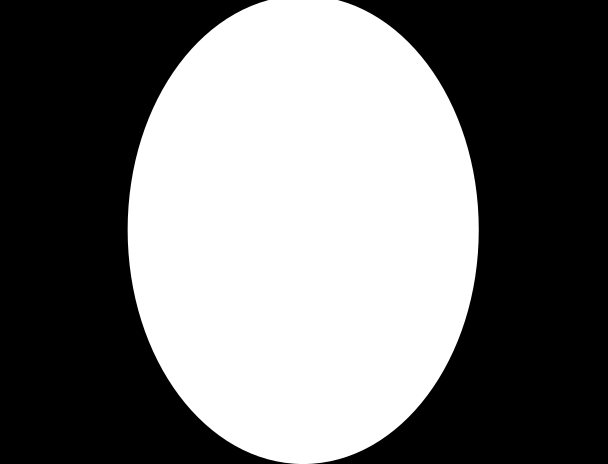
%> input picture stimuli/SHINE_toolbox/SHINE_TEMPLATE/template14.png, 608 x 464 px, given in place of F07_NE-HA_output01.PNG, which was not available; the run also reads 1 picture not shown here
$ octave createStimuli_fMRI.m   (GNU Octave 9; MATLAB toolbox functions it lacks are replaced by stand-ins)
%> lines starting %> are read from the running program, lines starting %| are printed output that depends on the picture; in (x1, y1, x2, y2) boxes, pixels count from 0 and x2, y2 are one past the last pixel; in counts of white or black regions, pixels touching at a corner belong together; the program's own positions count from 1; pictures that were not available may be replaced by others from this repository, and a replacement may not be noted
### stimuli/wavestrapping-master/elipsurr2.m
function f=elipsurr2(s,n,wv,cz,rad);
%  Creates surrogate data by permuting wavelet coefficents for 2-D data
%  Permutes a central ellipitcal region.

%  Written by M.B. - some commenting by A.M.P.
% s = input image
% n = spatial scale
% wv = wavelet type
% cz = resampling scheme (1 = permute; 2 = rotate)
% rad = radius measures

% defaults
if nargin<3, wv='db2'; end,
if nargin<2 n=8; end
if nargin<4, cz=1; end    %choice of resampling scheme
if nargin<5, rad=[0 0]; end		%size of resampling window
if length(rad)<2, rad(1,2)=rad(1,1); end
[rr,col] = size(s); dim=1; N=max(n);
if ndims(s)>2, [rr,col,dim]=size(s); end
for j=1:dim;
   [c(j,:),l]=wavedec2(s(:,:,j),N,wv); % perform 2-D wavelet decomposition
end
cc=c;

% wavestrap
for i=n, ch=[]; cv=[]; cd=[]; i;
   st=sum(100*clock);
   nl1=l(N+2-i,1); nl2=l(N+2-i,2); m1=ceil(nl1/2); m2=ceil(nl2/2);
   %r=zeros(1,nl2);
   for ii=1:nl1,						%Create mtx to be randomized
      r(i,ii)=floor(rad(1,1)/rad(1,2)*real(sqrt((rad(1,2)^2)/(2^(2*i))-(m1-ii)^2)));
   end
   for j=1:dim;
      ch=detcoef2('h',c(j,:),l,i);
      cv=detcoef2('v',c(j,:),l,i);
      cd=detcoef2('d',c(j,:),l,i);
      rand('state',st);
      if cz==1,
         for ii=1:nl1, ch(ii,m1-r(i,ii):m1+r(i,ii))=permtx(ch(ii,m1-r(i,ii):m1+r(i,ii))); end
      elseif cz==2,
         for ii=1:nl1, ch(ii,m1-r(i,ii):m1+r(i,ii))=rotmtx(ch(ii,m1-r(i,ii):m1+r(i,ii))); end
      else
         for ii=1:nl1, ch(ii,m1-r(i,ii):m1+r(i,ii))=blkmtx(ch(ii,m1-r(i,ii):m1+r(i,ii))); end
      end
      %rand('state',st);
      if cz==1,
         for ii=1:nl1, cv(ii,m1-r(i,ii):m1+r(i,ii))=permtx(cv(ii,m1-r(i,ii):m1+r(i,ii))); end
      elseif cz==2,
         for ii=1:nl1, cv(ii,m1-r(i,ii):m1+r(i,ii))=rotmtx(cv(ii,m1-r(i,ii):m1+r(i,ii))); end
      else
         for ii=1:nl1, cv(ii,m1-r(i,ii):m1+r(i,ii))=blkmtx(cv(ii,m1-r(i,ii):m1+r(i,ii))); end
      end
      %rand('state',st);
      if cz==1,
         for ii=1:nl1, cd(ii,m1-r(i,ii):m1+r(i,ii))=permtx(cd(ii,m1-r(i,ii):m1+r(i,ii))); end
      elseif cz==2,
         for ii=1:nl1, cd(ii,m1-r(i,ii):m1+r(i,ii))=rotmtx(cd(ii,m1-r(i,ii):m1+r(i,ii))); end
      else
         for ii=1:nl1, cd(ii,m1-r(i,ii):m1+r(i,ii))=blkmtx(cd(ii,m1-r(i,ii):m1+r(i,ii))); end
      end
      ch=reshape(ch,1,nl1*nl2);
		cv=reshape(cv,1,nl1*nl2);
      cd=reshape(cd,1,nl1*nl2);
      cc(j,l(1,1)*l(1,2)+3*sum(l(2:N+1-i,1).*l(2:N+1-i,2))+1: ...
         l(1,1)*l(1,2)+3*sum(l(2:N+1-i,1).*l(2:N+1-i,2))+nl1*nl2)=ch;
      cc(j,l(1,1)*l(1,2)+3*sum(l(2:N+1-i,1).*l(2:N+1-i,2))+l(N+2-i,1)*l(N+2-i,2)+1:...
         l(1,1)*l(1,2)+3*sum(l(2:N+1-i,1).*l(2:N+1-i,2))+2*nl1*nl2)=cv;
      cc(j,l(1,1)*l(1,2)+3*sum(l(2:N+1-i,1).*l(2:N+1-i,2))+2*l(N+2-i,1)*l(N+2-i,2)+1:...
         l(1,1)*l(1,2)+3*sum(l(2:N+1-i,1).*l(2:N+1-i,2))+3*nl1*nl2)=cd;
   end
end
for j=1:dim
   f(:,:,j)=waverec2(cc(j,:),l,wv); % And finally perform multilevel 2-D wavelet reconstruction
end

### wavestrapping-master/rectsurr2.m
function f=rectsurr2(s,n,wv,cz,frac);
%  Creates surrogate data by permuting wavelet coefficents for 2-D data
%  Permutes a central rectangular region. This is done as a fraction of the
%  image size - equal fraction in both x and y directions. This could be
%  easily changed if needed.

%  Written by M.B. - some commenting by A.M.P.

% s = input image
% n = spatial scale
% wv = wavelet type
% cz = resampling scheme (1 = permute; 2 = rotate)
% frac = fraction of image size to wavestrap

% defaults
if nargin<3, wv='db2'; end,
if nargin<2 n=8; end
if nargin<4, cz=1; end    %choice of resampling scheme
if nargin<5, frac=2/3; end		%size of resampling window

[rr,col] = size(s); dim=1; N=max(n);
if ndims(s)>2, [rr,col,dim]=size(s); end
for j=1:dim;
   [c(j,:),l]=wavedec2(s(:,:,j),N,wv); % perform 2-D wavelet decomposition
end
cc=c;

% And now wavestrap
for i=n, ch=[]; cv=[]; cd=[]; i;
    st=sum(100*clock);
    nl1=l(N+2-i,1); nl2=l(N+2-i,2);
    startRow = round((1-frac)/2*nl1)+1;
    endRow = round(frac*nl1)+startRow-1;
    startCol = round((1-frac)/2*nl2)+1;
    endCol = round(frac*nl2)+startRow-1;

   for j=1:dim;
      ch=detcoef2('h',c(j,:),l,i);
      cv=detcoef2('v',c(j,:),l,i);
      cd=detcoef2('d',c(j,:),l,i);
      rand('state',st);
      if cz==1,
         ch(startRow:endRow,startCol:endCol)=permtx(ch(startRow:endRow,startCol:endCol));
      elseif cz==2,
         ch(startRow:endRow,startCol:endCol)=rotmtx(ch(startRow:endRow,startCol:endCol));
      else
         ch(startRow:endRow,startCol:endCol)=blkmtx(ch(startRow:endRow,startCol:endCol));
      end
      %rand('state',st);
      if cz==1,
         cv(startRow:endRow,startCol:endCol)=permtx(cv(startRow:endRow,startCol:endCol));
      elseif cz==2,
         cv(startRow:endRow,startCol:endCol)=rotmtx(cv(startRow:endRow,startCol:endCol));
      else
         cv(startRow:endRow,startCol:endCol)=blkmtx(cv(startRow:endRow,startCol:endCol));
      end
      %rand('state',st);
      if cz==1,
         cd(startRow:endRow,startCol:endCol)=permtx(cd(startRow:endRow,startCol:endCol));
      elseif cz==2,
         cd(startRow:endRow,startCol:endCol)=rotmtx(cd(startRow:endRow,startCol:endCol));
      else
         cd(startRow:endRow,startCol:endCol)=blkmtx(cd(startRow:endRow,startCol:endCol));
      end
      ch=reshape(ch,1,nl1*nl2);
		cv=reshape(cv,1,nl1*nl2);
      cd=reshape(cd,1,nl1*nl2);
      cc(j,l(1,1)*l(1,2)+3*sum(l(2:N+1-i,1).*l(2:N+1-i,2))+1: ...
         l(1,1)*l(1,2)+3*sum(l(2:N+1-i,1).*l(2:N+1-i,2))+nl1*nl2)=ch;
      cc(j,l(1,1)*l(1,2)+3*sum(l(2:N+1-i,1).*l(2:N+1-i,2))+l(N+2-i,1)*l(N+2-i,2)+1:...
         l(1,1)*l(1,2)+3*sum(l(2:N+1-i,1).*l(2:N+1-i,2))+2*nl1*nl2)=cv;
      cc(j,l(1,1)*l(1,2)+3*sum(l(2:N+1-i,1).*l(2:N+1-i,2))+2*l(N+2-i,1)*l(N+2-i,2)+1:...
         l(1,1)*l(1,2)+3*sum(l(2:N+1-i,1).*l(2:N+1-i,2))+3*nl1*nl2)=cd;
   end
end
for j=1:dim
   f(:,:,j)=waverec2(cc(j,:),l,wv); % And finally perform multilevel 2-D wavelet reconstruction
end

### stimuli/wavestrapping-master/createStimuli_fMRI.m
%% createStimuli_fMRI.m
%  This script demonstrates how to apply wavestrapping to disrupt natural
%  image structure at specific spatial scales. The procedure outlined here
%  was used to construct the stimuli used in the fMRI experiment described
%  in Section 3 of the following paper:
%  Puckett AM, Schira MM, Isherwood ZJ, Victor JD, Roberts JA, and
%  Breakspear M. (2020) "Manipulating the structure of natural scenes using
%  wavelets to study the functional architecture of perceptual hierarchies
%  in the brain" NeuroImage.
%  https://www.sciencedirect.com/science/article/pii/S1053811920306595

%  Written by A.M.P. sometime back in 2013/2014. Revised 2020.

%% Clear and set
clear
dwtmode('per')

%% Input
% This is demonstrated using a single image from the Zurich Natural Image
% Database (https://www.tu-chemnitz.de/physik/PHKP/ZurichNatImgDB.html.en).

% Note that it is set up to run over all 50 of the images used in our study.
imName = {'DSCN2188';'F07_NE-HA_output01';'F33_NE-HA_output01';'F11_NE-HA_output01';...
    'F11_NE-HA_output31'};

% Define wavestrapping parameters
wv = 'db3'; % Which wavelet: use 6th order Daubechies wavelet
cz = 1; % Which resampling scheme: 1 = permute, 2 = rotate

% Now define spatial scale levels
% Images that are 1536x1536 (like that used here) appear to be affected up
% to level 10. We will be targeting different levels to construct our stimuli.
nNoise = 1:8;% [1 2 3 4 5 6 7 8 9 10]; % So to destroy ALL structure, must target all 10 scales
nS1 = 3; % Fine scale (see publication for more details)
nS2 = 5; % Coarse scale
nS12 = [3 5]; % Both fine and coarse scale
nAllButS12 = [1 2 4 6 7 8 9 10]; % All scales except fine and coarse

rads=[230 230];%[230 172];

origImageDim = [464 464];% [1536 1536]; %image dimensions of original
N = 464;%768; % will end up resizing to 768 x 768

%% Create stimuli
for j = 2:5 % Can be used to loop over all stimuli listed above. Here only using one image.

    %Read image in, convert to grayscale, and make square.
    inImage = imread(strcat('stimuli_fMRI/',imName{j},'.PNG'));
%> inImage is the input picture: size 464x608x3 uint8; min 0, max 255, mean 116.6
    template = imread(strcat('stimuli_fMRI/template2.PNG'));
    template = template(:,:,1)~=0;
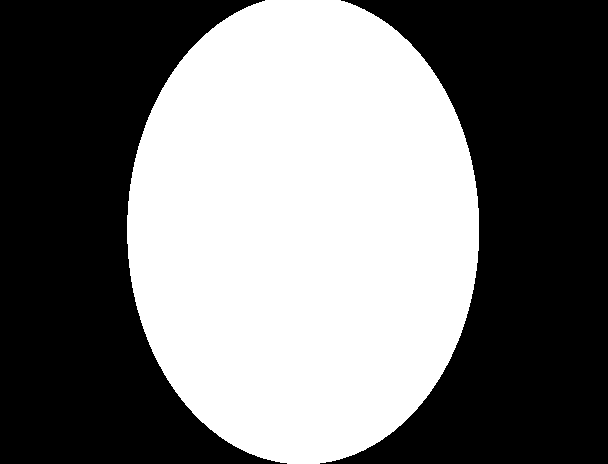
%> template: size 464x608 logical; 46% white; 1 white region, box (x1, y1, x2, y2) and area: (127, 0, 479, 464) 129731
    %inImage = rgb2gray(inImage);
    imageOrig = im2double(inImage);
    % imageOrig = imageOrig.*template;
    template = template(:,round((size(imageOrig,2)-origImageDim(1))/2):size(imageOrig,2)-round((size(imageOrig,2)-origImageDim(2))/2)-1);
%> template: size 464x464 logical; 60.3% white; 2 black regions, box (x1, y1, x2, y2) and area: (0, 0, 216, 464) 42873, (249, 0, 464, 464) 42692
    imageOrig = imageOrig(:,round((size(imageOrig,2)-origImageDim(1))/2):size(imageOrig,2)-round((size(imageOrig,2)-origImageDim(2))/2)-1);
%> imageOrig: size 464x464 double


    % Now we start to construct the stimuli for the different experimental
    % blocks ('B' used to denote different blocks).

    % B1, B2_1, B7_1
    imageOrigResize = imageOrig;
    %imageOrigResize = imageOrig(111:1426,111:1426);
    %imageOrigResize = imresize(imageOrigResize,0.5835);
    imwrite(im2uint8(imageOrigResize),strcat('stimuli_fMRI/B1/N1S0F0R0_',num2str(j),'_1.tiff'))
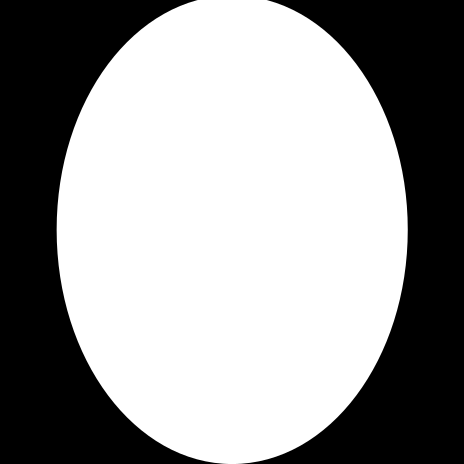
%> saved as N1S0F0R0_2_1.tiff: size 464x464 uint8; min 0, max 255, mean 152.8
    imwrite(im2uint8(imageOrigResize),strcat('stimuli_fMRI/B2/N1S1F1R1_',num2str(j),'_1.tiff'))
    imwrite(im2uint8(imageOrigResize),strcat('stimuli_fMRI/B7/N1S2F1R1_',num2str(j),'_1.tiff'))

    % B2_2
    %imageN1S1F1R1 = rectsurr2(imageOrig, nS1, wv, cz, 19/20); % wavestrap using rectsurr2
    % rectsur2 resampled a central rectangular region. Here we are resampling the
    % inner 19/20ths while leaving a 1/20 border untouched. Then we crop.
    % This approach was chosen due to issues with edge artifacts.
    imageN1S1F1R1 = elipsurr2(imageOrig, nS1, wv, cz, rads);
%> the loop in elipsurr2, `for j=1:dim;` made 1 pass
%> l on pass 1: [58 58; 58 58; 116 116; 232 232; 464 464]
%> the loop in elipsurr2, `for i=n, ch=[]; cv=[]; cd=[]; i;` made 1 pass
%> (nl1, nl2, m1, m2) on pass 1: (58, 58, 29, 29)
%> after the loop in elipsurr2, `for i=n, ch=[]; cv=[]; cd=[]; i;`: cd = 3364 values, max 1.43 at index 1561, min -1.44 at index 1222, mean -0.000497; ch = 3364 values, max 2.42 at index 2031, min -4.08 at index 2030, mean -0.00247; cv = 3364 values, max 2.23 at index 2540, min -2.23 at index 2518, mean 0.00229; r = 58 columns, first 8: [0 0 0 0 0 0 0 0; 0 0 0 0 0 0 0 0; 6 9 12 14 15 17 18 19]
    %imageN1S1F1R1Resize = imageN1S1F1R1(111:1426,111:1426); %Crop
    %imageN1S1F1R1Resize = imresize(imageN1S1F1R1Resize,0.5835); %Now resize
    imageN1S1F1R1Resize = imageN1S1F1R1;

    %Adjust amplitudes so histogram of wavestrapped image matches original
    X=imageOrigResize(:);
    sX=imageN1S1F1R1Resize(:); %wavelet shuffled image
    M(:,1)=sX; M(:,2)=1:N^2;
    M=sortrows(M,1);
    M(:,1)=sortrows(X);
    M=sortrows(M,2);
    Y=reshape(M(:,1),N,N); %surrogate image with amplitude spectra of natural one
        Y=Y.*template;
        Y=Y+mean(mean(Y)).*~template;
    %Write out image and clear some variables
    imwrite(im2uint8(Y),strcat('stimuli_fMRI/B2/N1S1F1R1_',num2str(j),'_2.tiff'))
    clear sX M Y

    % B3
    for k = 1:16
        imageN1S1F2R1 = rectsurr2(imageOrig, nS1, wv, cz, 19/20);
        %imageN1S1F2R1Resize = imageN1S1F2R1(111:1426,111:1426);
        %imageN1S1F2R1Resize = imresize(imageN1S1F2R1Resize,0.5835);
        imageN1S1F2R1Resize = imageN1S1F2R1;

        %Adjust amplitudes so histogram of degraded iamge matches natural
        sX=imageN1S1F2R1Resize(:);
        M(:,1)=sX; M(:,2)=1:N^2;
        M=sortrows(M,1);
        M(:,1)=sortrows(X);
        M=sortrows(M,2);
        Y=reshape(M(:,1),N,N);
        Y=Y.*template;
        Y=Y+mean(mean(Y)).*~template;
        imwrite(im2uint8(Y),strcat('stimuli_fMRI/B3/N1S1F2R1_',num2str(j),'_',num2str(k),'.tiff'))
        clear sX M Y
    end
%> this loop made 16 passes
%> pass 1, `imageN1S1F2R1 = rectsurr2(imageOrig, nS1, wv, cz, 19/20);`:
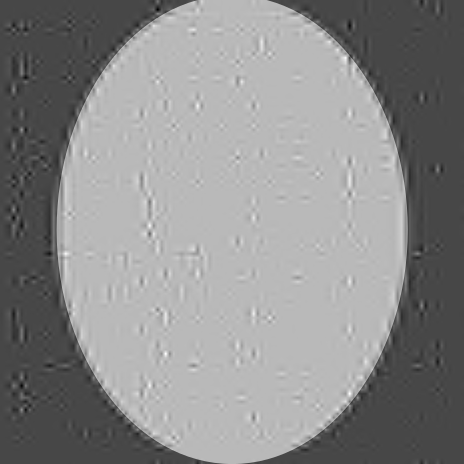
%> imageN1S1F2R1: size 464x464 double; min -0.63, max 1.61, mean 0.599; drawn with min black and max white

    % B7_2
    imageN1S2F1R1 = rectsurr2(imageOrig, nS2, wv, cz, 19/20);
    %imageN1S2F1R1Resize = imageN1S2F1R1(111:1426,111:1426);
    %imageN1S2F1R1Resize = imresize(imageN1S2F1R1Resize,0.5835);
    imageN1S2F1R1Resize = imageN1S2F1R1;

    %Adjust amplitudes so histogram of degraded iamge matches natural
    sX=imageN1S2F1R1Resize(:);
    M(:,1)=sX; M(:,2)=1:N^2;
    M=sortrows(M,1);
    M(:,1)=sortrows(X);
    M=sortrows(M,2);
    Y=reshape(M(:,1),N,N);
            Y=Y.*template;
        Y=Y+mean(mean(Y)).*~template;
    imwrite(im2uint8(Y),strcat('stimuli_fMRI/B7/N1S2F1R1_',num2str(j),'_2.tiff'))
    clear sX M Y

    % B8
    for k = 1:16
        imageN1S2F2R1 = rectsurr2(imageOrig, nS2, wv, cz, 19/20);
        %imageN1S2F2R1Resize = imageN1S2F2R1(111:1426,111:1426);
        %imageN1S2F2R1Resize = imresize(imageN1S2F2R1Resize,0.5835);
        imageN1S2F2R1Resize = imageN1S2F2R1;

        %Adjust amplitudes so histogram of degraded iamge matches natural
        sX=imageN1S2F2R1Resize(:);
        M(:,1)=sX; M(:,2)=1:N^2;
        M=sortrows(M,1);
        M(:,1)=sortrows(X);
        M=sortrows(M,2);
        Y=reshape(M(:,1),N,N);
        Y=Y.*template;
        Y=Y+mean(mean(Y)).*~template;
        imwrite(im2uint8(Y),strcat('stimuli_fMRI/B8/N1S2F2R1_',num2str(j),'_',num2str(k),'.tiff'))
        clear sX M Y
    end
%> this loop made 16 passes
%> pass 1, `imageN1S2F2R1 = rectsurr2(imageOrig, nS2, wv, cz, 19/20);`:
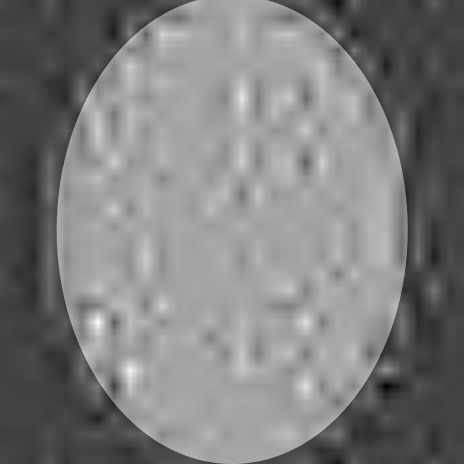
%> imageN1S2F2R1: size 464x464 double; min -0.686, max 1.93, mean 0.6; drawn with min black and max white

    % ----------------

    % All noise blocks:
    % imageNoiseAllButS12 = rectsurr2(imageOrig, nNoise, wv, cz, 19.6/20);  %it is mixing ALL scales
    imageNoiseAllButS12 = elipsurr2(imageOrig, 1:10, wv, cz, rads);
%> the loop in elipsurr2 (call 2), `for i=n, ch=[]; cv=[]; cd=[]; i;` made 10 passes
%> (nl1, nl2, m1, m2) on passes 1 to 10: (232, 232, 116, 116), (116, 116, 58, 58), (58, 58, 29, 29), (29, 29, 15, 15), (15, 15, 8, 8), (8, 8, 4, 4), (4, 4, 2, 2), (2, 2, 1, 1), (1, 1, 1, 1), (1, 1, 1, 1)

    %Adjust amplitude so histogram of degraded image matches natural
    X_notResized=imageOrig(:);
    sX=imageNoiseAllButS12(:);
    M(:,1)=sX; M(:,2)=1:origImageDim(1)*origImageDim(2);
    M=sortrows(M,1);
    M(:,1)=sortrows(X_notResized);
    M=sortrows(M,2);
    Y=reshape(M(:,1),origImageDim(1),origImageDim(2));
       Y=Y.*template;
       Y=Y+mean(mean(Y)).*~template;
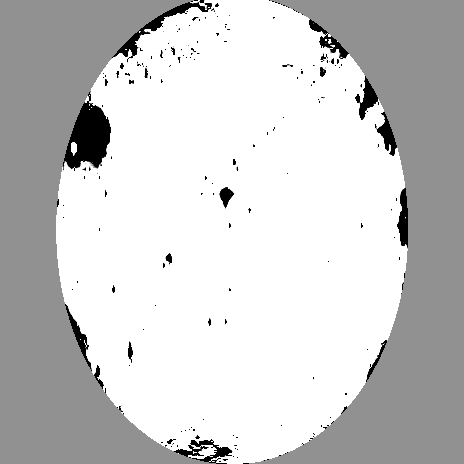
%> Y: size 464x464 double; min 0, max 1, mean 0.799
    imwrite(im2uint8(Y),strcat('stimuli_fMRI/imageNoiseAllButS12_',num2str(j),'_Father.tiff'))
    clear sX M Y

    imageNoise = rectsurr2(imageNoiseAllButS12, nS12, wv, cz, 19/20);
%> the loop in rectsurr2 (call 34), `for i=n, ch=[]; cv=[]; cd=[]; i;` made 2 passes
%> (nl1, nl2, startRow, endRow, startCol, endCol) on passes 1 to 2: (58, 58, 2, 56, 2, 56), (15, 15, 1, 14, 1, 14)
%> after the loop in rectsurr2 (call 34), `for i=n, ch=[]; cv=[]; cd=[]; i;`: cd = 225 values, max 4.7 at index 196, min -5.19 at index 16, mean 0.00589; ch = 225 values, max 8.62 at index 14, min -6.24 at index 135, mean 0.0165; cv = 225 values, max 9.74 at index 168, min -8.86 at index 216, mean -0.134
%> after the loop in rectsurr2 (call 34), `for j=1:dim`:
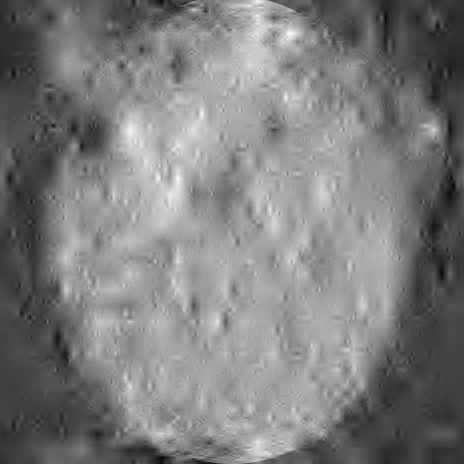
%> f: size 464x464 double; min -0.726, max 1.98, mean 0.606; drawn with min black and max white
    %imageNoise = elipsurr2(imageNoiseAllButS12, nS12, wv, cz, rads);
    %Adjust amplitude so histogram of degraded image matches natural
    sX=imageNoise(:);       %wavelet shuffled image
    M(:,1)=sX; M(:,2)=1:origImageDim(1)*origImageDim(2);
    M=sortrows(M,1);
    M(:,1)=sortrows(X_notResized);
    M=sortrows(M,2);
    Y=reshape(M(:,1),origImageDim(1),origImageDim(2));   %surrogate image with amplitude spectra of natural one
            Y=Y.*template;
        Y=Y+mean(mean(Y)).*~template;
    imwrite(im2uint8(Y),strcat('stimuli_fMRI/B12/imageNoise_',num2str(j),'_Father.tiff'))
    clear sX M Y

    %B4 and B5
    for k = 1:16
        imageN2S1F2R1_Child = rectsurr2(imageNoise, nS1, wv, cz, 19/20);
        %imageN2S1F2R1_Child = elipsurr2(imageNoise, nS1, wv, cz, rads);
        %imageN2S1F2R1_ChildResize = imageN2S1F2R1_Child(111:1426,111:1426); %This will be region to crop to...
        %imageN2S1F2R1_ChildResize = imresize(imageN2S1F2R1_ChildResize,0.5835);
        imageN2S1F2R1_ChildResize = imageN2S1F2R1_Child;

        %Adjust amplitudes so histogram of degraded iamge matches natural
        sX=imageN2S1F2R1_ChildResize(:);       %wavelet shuffled image
        M(:,1)=sX; M(:,2)=1:N^2;
        M=sortrows(M,1);
        M(:,1)=sortrows(X);
        M=sortrows(M,2);
        Y=reshape(M(:,1),N,N);   %surrogate image with amplitude spectra of natural one
        Y=Y.*template;
        Y=Y+mean(mean(Y)).*~template;
        if k == 1 || k == 2
            imwrite(im2uint8(Y),strcat('stimuli_fMRI/B4/N2S1F1R1_',num2str(j),'_',num2str(k),'.tiff'))
            imwrite(im2uint8(Y),strcat('stimuli_fMRI/B5/N2S1F2R1_',num2str(j),'_',num2str(k),'.tiff'))
        else
            imwrite(im2uint8(Y),strcat('stimuli_fMRI/B5/N2S1F2R1_',num2str(j),'_',num2str(k),'.tiff'))
        end
        clear sX M Y
    end

    % B6
    imageN3S1F1R1_Father = rectsurr2(imageNoiseAllButS12, nS2, wv, cz, 19/20);
    %imageN3S1F1R1_Father = elipsurr2(imageNoiseAllButS12, nS2, wv, cz, rads);
    %Adjust amplitude so histogram of degraded image matches natural
    sX=imageN3S1F1R1_Father(:);       %wavelet shuffled image
    M(:,1)=sX; M(:,2)=1:origImageDim(1)*origImageDim(2);
    M=sortrows(M,1);
    M(:,1)=sortrows(X_notResized);
    M=sortrows(M,2);
    Y=reshape(M(:,1),origImageDim(1),origImageDim(2));   %surrogate image with amplitude spectra of natural one
                Y=Y.*template;
        Y=Y+mean(mean(Y)).*~template;
    imwrite(im2uint8(Y),strcat('stimuli_fMRI/B6/N3S1F1R1_',num2str(j),'_Father.tiff'))
    clear sX M Y

    %imageN3S1F1R1_FatherResize = imageN3S1F1R1_Father(111:1426,111:1426);
    %imageN3S1F1R1_FatherResize = imresize(imageN3S1F1R1_FatherResize,0.5835);
    imageN3S1F1R1_FatherResize = imageN3S1F1R1_Father;

    %Adjust amplitudes so histogram of degraded iamge matches natural
    sX=imageN3S1F1R1_FatherResize(:);       %wavelet shuffled image
    M(:,1)=sX; M(:,2)=1:N^2;
    M=sortrows(M,1);
    M(:,1)=sortrows(X);
    M=sortrows(M,2);
    Y=reshape(M(:,1),N,N);   %surrogate image with amplitude spectra of natural one
                Y=Y.*template;
        Y=Y+mean(mean(Y)).*~template;
    imwrite(im2uint8(Y),strcat('stimuli_fMRI/B6/N3S1F1R1_',num2str(j),'_1.tiff'))
    clear sX M Y

    imageN3S1F1R1_Child = rectsurr2(imageN3S1F1R1_Father, nS1, wv, cz, 19/20);
    %imageN3S1F1R1_Child = elipsurr2(imageN3S1F1R1_Father, nS1, wv, cz, rads);
    %imageN3S1F1R1_ChildResize = imageN3S1F1R1_Child(111:1426,111:1426);
    %imageN3S1F1R1_ChildResize = imresize(imageN3S1F1R1_ChildResize,0.5835);
    imageN3S1F1R1_ChildResize = imageN3S1F1R1_Child

    %Adjust amplitudes so histogram of degraded iamge matches natural
    sX=imageN3S1F1R1_ChildResize(:);       %wavelet shuffled image
    M(:,1)=sX; M(:,2)=1:N^2;
    M=sortrows(M,1);
    M(:,1)=sortrows(X);
    M=sortrows(M,2);
    Y=reshape(M(:,1),N,N);   %surrogate image with amplitude spectra of natural one
            Y=Y.*template;
        Y=Y+mean(mean(Y)).*~template;
    imwrite(im2uint8(Y),strcat('stimuli_fMRI/B6/N3S1F1R1_',num2str(j),'_2.tiff'))
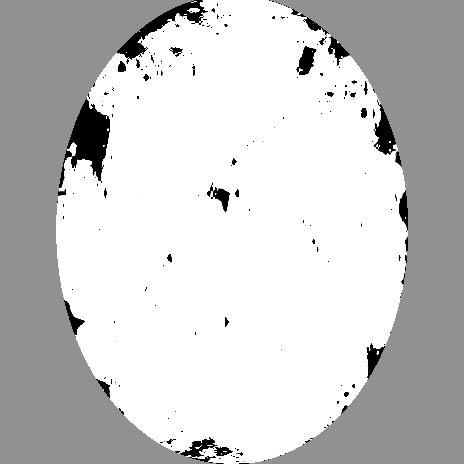
%> saved as N3S1F1R1_2_2.tiff: size 464x464 uint8; min 0, max 255, mean 202.7
    clear sX M Y


    % B9 and B10
    for k = 1:16
        imageN2S2F2R1_Child = rectsurr2(imageNoise, nS2, wv, cz, 19/20);
        %imageN2S2F2R1_Child = elipsurr2(imageNoise, nS2, wv, cz, rads);
        %imageN2S2F2R1_ChildResize = imageN2S2F2R1_Child(111:1426,111:1426);
        %imageN2S2F2R1_ChildResize = imresize(imageN2S2F2R1_ChildResize,0.5835);
        imageN2S2F2R1_ChildResize = imageN2S2F2R1_Child;

        %Adjust amplitudes so histogram of degraded iamge matches natural
        sX=imageN2S2F2R1_ChildResize(:);       %wavelet shuffled image
        M(:,1)=sX; M(:,2)=1:N^2;
        M=sortrows(M,1);
        M(:,1)=sortrows(X);
        M=sortrows(M,2);
        Y=reshape(M(:,1),N,N);   %surrogate image with amplitude spectra of natural one
 %                       Y=Y.*template;
  %      Y=Y+mean(mean(Y)).*~template;
        if k == 1 || k == 2
            imwrite(im2uint8(Y),strcat('stimuli_fMRI/B9/N2S2F1R1_',num2str(j),'_',num2str(k),'.tiff'))
            imwrite(im2uint8(Y),strcat('stimuli_fMRI/B10/N2S2F2R1_',num2str(j),'_',num2str(k),'.tiff'))
        else
            imwrite(im2uint8(Y),strcat('stimuli_fMRI/B10/N2S2F2R1_',num2str(j),'_',num2str(k),'.tiff'))
        end
        clear sX M Y
    end
%> (the run ends here)
